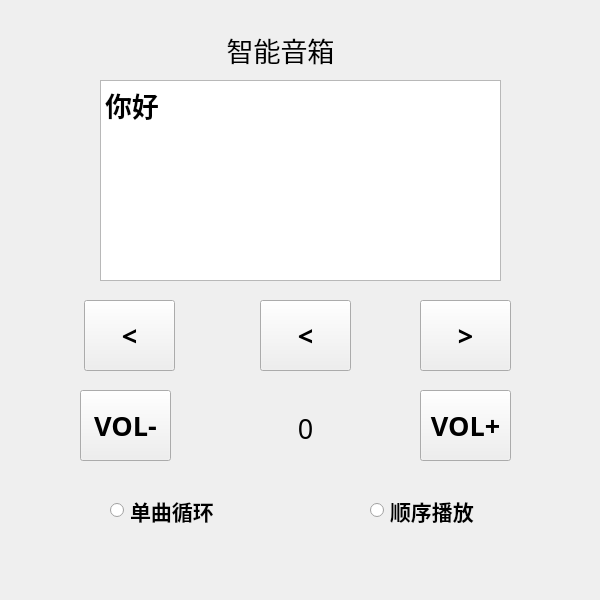
<?xml version="1.0" encoding="UTF-8"?>
<ui version="4.0">
 <class>player</class>
 <widget class="QWidget" name="player">
  <property name="geometry">
   <rect>
    <x>0</x>
    <y>0</y>
    <width>600</width>
    <height>600</height>
   </rect>
  </property>
  <property name="windowTitle">
   <string>Form</string>
  </property>
  <widget class="QLabel" name="label">
   <property name="geometry">
    <rect>
     <x>190</x>
     <y>20</y>
     <width>181</width>
     <height>61</height>
    </rect>
   </property>
   <property name="font">
    <font>
     <family>微软雅黑</family>
     <pointsize>20</pointsize>
    </font>
   </property>
   <property name="text">
    <string>&lt;html&gt;&lt;head/&gt;&lt;body&gt;&lt;p align=&quot;center&quot;&gt;智能音箱&lt;/p&gt;&lt;/body&gt;&lt;/html&gt;</string>
   </property>
  </widget>
  <widget class="QTextEdit" name="textEdit">
   <property name="geometry">
    <rect>
     <x>100</x>
     <y>80</y>
     <width>401</width>
     <height>201</height>
    </rect>
   </property>
   <property name="font">
    <font>
     <family>微软雅黑</family>
    </font>
   </property>
   <property name="html">
    <string>&lt;!DOCTYPE HTML PUBLIC &quot;-//W3C//DTD HTML 4.0//EN&quot; &quot;http://www.w3.org/TR/REC-html40/strict.dtd&quot;&gt;
&lt;html&gt;&lt;head&gt;&lt;meta name=&quot;qrichtext&quot; content=&quot;1&quot; /&gt;&lt;style type=&quot;text/css&quot;&gt;
p, li { white-space: pre-wrap; }
&lt;/style&gt;&lt;/head&gt;&lt;body style=&quot; font-family:'微软雅黑'; font-size:9pt; font-weight:400; font-style:normal;&quot;&gt;
&lt;p style=&quot; margin-top:0px; margin-bottom:0px; margin-left:0px; margin-right:0px; -qt-block-indent:0; text-indent:0px;&quot;&gt;&lt;span style=&quot; font-family:'SimSun'; font-size:20pt; font-weight:600;&quot;&gt;你好&lt;/span&gt;&lt;/p&gt;&lt;/body&gt;&lt;/html&gt;</string>
   </property>
  </widget>
  <widget class="QPushButton" name="priorButton">
   <property name="geometry">
    <rect>
     <x>84</x>
     <y>300</y>
     <width>91</width>
     <height>71</height>
    </rect>
   </property>
   <property name="font">
    <font>
     <family>微软雅黑</family>
     <pointsize>20</pointsize>
     <weight>75</weight>
     <bold>true</bold>
    </font>
   </property>
   <property name="text">
    <string>&lt;</string>
   </property>
  </widget>
  <widget class="QPushButton" name="nextButton">
   <property name="geometry">
    <rect>
     <x>420</x>
     <y>300</y>
     <width>91</width>
     <height>71</height>
    </rect>
   </property>
   <property name="font">
    <font>
     <family>微软雅黑</family>
     <pointsize>20</pointsize>
     <weight>75</weight>
     <bold>true</bold>
    </font>
   </property>
   <property name="text">
    <string>&gt;</string>
   </property>
  </widget>
  <widget class="QPushButton" name="playButton">
   <property name="geometry">
    <rect>
     <x>260</x>
     <y>300</y>
     <width>91</width>
     <height>71</height>
    </rect>
   </property>
   <property name="font">
    <font>
     <family>微软雅黑</family>
     <pointsize>20</pointsize>
     <weight>75</weight>
     <bold>true</bold>
    </font>
   </property>
   <property name="text">
    <string>&lt;</string>
   </property>
  </widget>
  <widget class="QPushButton" name="downButton">
   <property name="geometry">
    <rect>
     <x>80</x>
     <y>390</y>
     <width>91</width>
     <height>71</height>
    </rect>
   </property>
   <property name="font">
    <font>
     <family>微软雅黑</family>
     <pointsize>20</pointsize>
     <weight>75</weight>
     <bold>true</bold>
    </font>
   </property>
   <property name="text">
    <string>VOL-</string>
   </property>
  </widget>
  <widget class="QPushButton" name="upButton">
   <property name="geometry">
    <rect>
     <x>420</x>
     <y>390</y>
     <width>91</width>
     <height>71</height>
    </rect>
   </property>
   <property name="font">
    <font>
     <family>微软雅黑</family>
     <pointsize>20</pointsize>
     <weight>75</weight>
     <bold>true</bold>
    </font>
   </property>
   <property name="text">
    <string>VOL+</string>
   </property>
  </widget>
  <widget class="QLabel" name="volumeLabel">
   <property name="geometry">
    <rect>
     <x>260</x>
     <y>410</y>
     <width>91</width>
     <height>31</height>
    </rect>
   </property>
   <property name="font">
    <font>
     <family>微软雅黑</family>
    </font>
   </property>
   <property name="text">
    <string>&lt;html&gt;&lt;head/&gt;&lt;body&gt;&lt;p align=&quot;center&quot;&gt;&lt;span style=&quot; font-size:20pt;&quot;&gt;0&lt;/span&gt;&lt;/p&gt;&lt;/body&gt;&lt;/html&gt;</string>
   </property>
  </widget>
  <widget class="QRadioButton" name="circleButton">
   <property name="geometry">
    <rect>
     <x>110</x>
     <y>490</y>
     <width>151</width>
     <height>41</height>
    </rect>
   </property>
   <property name="font">
    <font>
     <family>微软雅黑</family>
     <pointsize>16</pointsize>
     <weight>75</weight>
     <bold>true</bold>
    </font>
   </property>
   <property name="text">
    <string>单曲循环</string>
   </property>
  </widget>
  <widget class="QRadioButton" name="sequenceButton">
   <property name="geometry">
    <rect>
     <x>370</x>
     <y>490</y>
     <width>141</width>
     <height>41</height>
    </rect>
   </property>
   <property name="font">
    <font>
     <family>微软雅黑</family>
     <pointsize>16</pointsize>
     <weight>75</weight>
     <bold>true</bold>
    </font>
   </property>
   <property name="text">
    <string>顺序播放</string>
   </property>
  </widget>
 </widget>
 <resources/>
 <connections/>
</ui>
